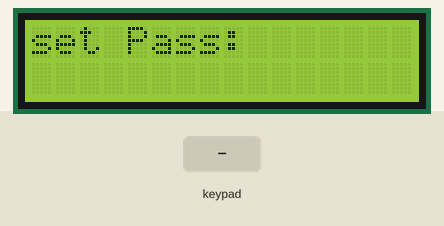
Bench run of a program on a simulated ATmega32, built with avr-gcc and emulated at 8 MHz. Parts: 16×2 character LCD. Wiring (inferred from the signals the program sends): 4×4 keypad with keys 7 8 9 / 4 5 6 * 1 2 3 - A 0 = +: rows PC0, PC1, PC2, PC3; columns PC4, PC5, PC6, PC7; character LCD (HD44780): RS PD0; E PD1; data PD4, PD5, PD6, PD7. Inputs (shaded band) come from the test bench. EEPROM starts erased. At 13.1 s the program stops and its outputs stay as they are.

Above: at 1.2 s.
1.3 s: keypad keys 7 + 5 = pressed 0.4 s apart
At 4.0 s:
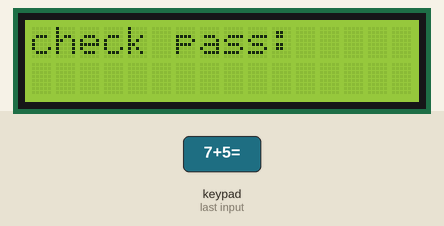
4.4 s: key '/' pressed
At 5.2 s:
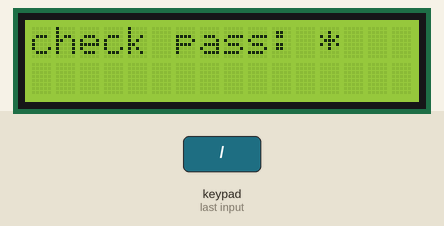
6.1 s: keypad keys 8 / 2 = pressed 0.4 s apart
At 8.3 s:
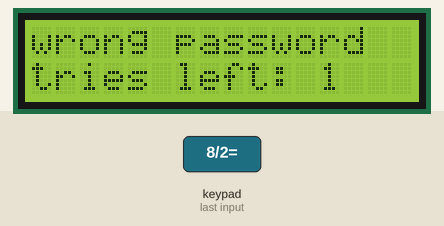
9.2 s: key 'A' pressed
At 10.0 s:
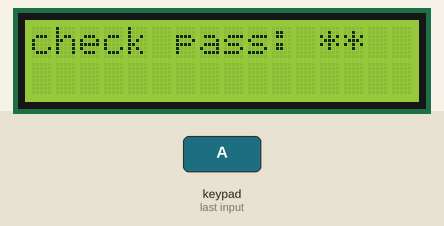
10.9 s: key '=' pressed
At 12.3 s:
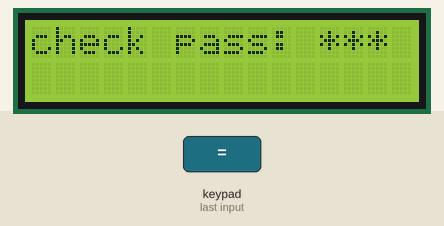
12.6 s: keypad keys 1 2 3 4 pressed 0.4 s apart
At 13.5 s:
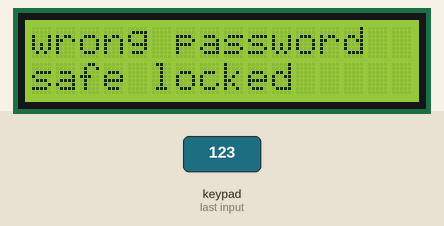
Timing chart, 0 to 14.6 s (numbered marks = the images above; inputs shaded):
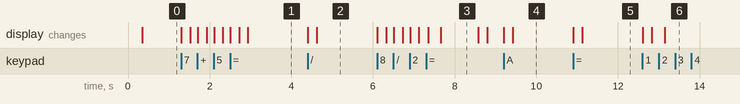

Measured:
- after the input at 1.3 s, the display: first changes at once (image 1 shows a later state)
- after the input at 4.4 s, the display: first changes at once (image 2 shows a later state)
- after the input at 6.1 s, the display: first changes at once (image 3 shows a later state)
- after the input at 9.2 s, the display: first changes at once (image 4 shows a later state)
- after the input at 10.9 s, the display: first changes at once (image 5 shows a later state)
- after the input at 12.6 s, the display: first changes at once (image 6 shows a later state)
- what the display in image 3 shows lasts 0.9 s, from 7.7 s to 8.6 s

The program:

main.c
```c
/*
 * GccApplication1.c
 *
 * Created: 27/09/2022 12:31:09
 * Author : M7med
 */
#include <avr/io.h>
#define F_CPU 8000000UL
#include <util/delay.h>
#include "lcd.h"
#include "keypad.h"
#include "eeprom.h"

#define EEPROM_STSTUS_LOCATION 0x20
#define EEPROM_pass_LOCATION1 0x21
#define EEPROM_pass_LOCATION2 0x22
#define EEPROM_pass_LOCATION3 0x23
#define EEPROM_pass_LOCATION4 0x24
#define MAX_TRIES 2
unsigned char arr[4];

int main(void)
{
	unsigned char value=NOTPRESSED;
	unsigned char i, flag=0;
	unsigned char tries=MAX_TRIES;
	unsigned char stat=EEPROM_STSTUS_LOCATION;
	unsigned char loc1=EEPROM_pass_LOCATION1;
	unsigned char loc2=EEPROM_pass_LOCATION2;
	unsigned char loc3=EEPROM_pass_LOCATION3;
	unsigned char loc4=EEPROM_pass_LOCATION4;
	lcd_init();
	keypad_init();

	if (eeprom_read(stat)==NOTPRESSED)
	{
		lcd_send_string("set Pass: ");
		//íÇÎÐ ÇÑÈÚ ÇÑÞÇã íÍØåã ÈÇÓæÑÏ
		for (i=0;i<=3;i++)
		{
			do
			{
				value= keypad_check_press();
			} while (value==0xff);
			lcd_send_char(value);
			_delay_ms(200);
			lcd_move_cursor(1,11+i);
			lcd_send_char('*');
			_delay_ms(100);
			eeprom_write(loc1+i, value);
		}
		eeprom_write(stat,0x00);
	}

	while (flag==0)
	{
		arr[0]=arr[1]=arr[2]=arr[3]=NOTPRESSED;
		lcd_send_cmd(CLR_SCREEN);
		lcd_send_string("check pass: ");
		for (i=0;i<=3;i++)
		{
			do
			{
				arr[i]=keypad_check_press();
			} while (arr[i]==NOTPRESSED);
			lcd_send_char(arr[i]);
			_delay_ms(200);
			lcd_move_cursor(1,13+i);
			lcd_send_char('*');
			_delay_ms(100);
		}
		if (eeprom_read(loc1)==arr[0] && eeprom_read(loc2)==arr[1] &&eeprom_read(loc3)==arr[2] &&eeprom_read(loc4)==arr[3])
		{
			lcd_send_cmd(CLR_SCREEN);
			lcd_send_string("right password");
			lcd_move_cursor(2,1);
			lcd_send_string("safe opened");
			flag=1;
		}
		else
		{
			tries=tries-1;
			if (tries>0)
			{
				lcd_send_cmd(CLR_SCREEN);
				lcd_send_string("wrong password");
				_delay_ms(200);
				lcd_move_cursor(2,1);
				lcd_send_string("tries left: ");
				lcd_send_char(tries+48);
				_delay_ms(800);
			}
			else
			{
				lcd_send_cmd(CLR_SCREEN);
				lcd_send_string("wrong password");
				lcd_move_cursor(2,1);
				lcd_send_string("safe locked");
				flag=1;
			}
		}
	}
}
```

eeprom.c
```c
#include "eeprom.h"

void eeprom_write(unsigned short address, unsigned char data)
{
	/*set up address  register*/
	//EEARL=(char)address;
	//EEARH=(char)(address>>8);
	EEAR= address;

	/*set up data register*/
	EEDR=data;

	/*write local one to  EEMWE eeprom master write enable 0 after 4 cycle*/
	SET_BIT(EECR, EEMWE);

	/*start eeprom write by setting eewe eeprom write enable 0 after write*/
	SET_BIT(EECR, EEWE);

	/*wait for completion of write operation*/
	while(READ_BIT(EECR, EEWE)==1);
}

unsigned char eeprom_read(unsigned short address)
{
	/*set up address register */
	//EEARL=(char)address;
	//EEARH=(char)(address>>8);
	EEAR = address;

	/*start eeprom read by setting EECR bit EERE*/
	SET_BIT(EECR, EERE);

	/*return data from EEDR*/
	return EEDR;
}
```

eeprom.h
```c
#ifndef EEPROM_H_
#define EEPROM_H_

#include <avr/io.h>
#include "std_macros.h"
#include "DIO.h"

void eeprom_write(unsigned short address, unsigned char data);

unsigned char eeprom_read(unsigned short address);


#endif /* KEYPAD_H_ */
```

std_macros.h
```c
/*
 * std_macros.h
 *
 * Created: 27/09/2022 10:33:25 م
 *  Author: M7med
 */


#ifndef STD_MACROS_H_
#define STD_MACROS_H_

#define REGISTER_SIZE 8
#define SET_BIT(reg,bit)	reg|=(1<<bit)
#define CLR_BIT(reg,bit)	reg&=(~(1<<bit))
#define TOG_BIT(reg,bit)	reg^=(1<<bit)
#define READ_BIT(reg,bit)	((reg&(1<<bit))>>bit)
#define IS_BIT_SET(reg,bit)	(reg&(1<<bit))>>bit
#define IS_BIT_CLR(reg,bit)	!((reg&(1<<bit))>>bit)
#define ROR(reg,num)	reg=(reg>>(num))|(reg<<(REGISTER_SIZE-num))
#define ROL(reg,num)	reg=(reg<<(num))|(reg>>(REGISTER_SIZE-num))

#endif /* STD_MACROS_H_ */
```

keypad.c
```c
/*
 * keypad.c
 *
 * Created: 04/10/2022 11:56:18 م
 *  Author: M7med
 */
#include "keypad.h"

void keypad_init()
{
	DIO_vset_port_direction('C',0x0f);
	DIO_enable_pull_up('C',4,1);
	DIO_enable_pull_up('C',5,1);
	DIO_enable_pull_up('C',6,1);
	DIO_enable_pull_up('C',7,1);

}

unsigned char keypad_check_press()
{
	unsigned char arr[4][4]={{'7','8','9','/'}, {'4','5','6','*'}, {'1','2','3','-'}, {'A','0','=','+'}};
	unsigned char row, col, x;
	unsigned char return_val= NOTPRESSED;

	for(row=0; row<4; row++)
	{
		DIO_vwrite('C', 0, 1);
		DIO_vwrite('C', 1, 1);
		DIO_vwrite('C', 2, 1);
		DIO_vwrite('C', 3, 1);
		DIO_vwrite('C', row, 0);

		for(col=0; col<4; col++)
		{
			x=DIO_u8read('C', (col+4));
			if (x==0)
			{
				return_val=arr[row][col];
				break;
			}
		}
		if (x==0)
		{
			break;
		}
	}
	return return_val;
}
```

keypad.h
```c
/*
 * keypad.h
 *
 * Created: 04/10/2022 11:55:49
 *  Author: M7med
 */


#ifndef KEYPAD_H_
#define KEYPAD_H_
#define NOTPRESSED 0xff
#include "DIO.h"

void keypad_init();
unsigned char keypad_check_press();


#endif /* KEYPAD_H_ */
```

lcd.c
```c
/*
 * led.c
 *
 * Created: 04/10/2022 08:20:35 م
 *  Author: M7med
 */
#include "lcd.h"
#define F_CPU 8000000UL
#include <util/delay.h>

void lcd_init()
{
	_delay_ms(200);
	#if defined four_bits_mode
	DIO_vset_port_direction('D', 0xf0);  //lcd data
	DIO_VsetPINDir('D', RS, 1); //  rs
	DIO_VsetPINDir('D', EN, 1);  //enable
	lcd_send_cmd(RETURN_HOME); //return home
	_delay_ms(10);
	lcd_send_cmd(FOUR_BITS);
	_delay_ms(1);
	lcd_send_cmd(CURSOR_ON_DISPLAY_ON);
	_delay_ms(1);
	lcd_send_cmd(CLR_SCREEN);
	_delay_ms(10);
	lcd_send_cmd(ENTRY_MODE);
	_delay_ms(1);

	#elif defined eight_bits_mode
	DIO_vset_port_direction('B', 0xff);  //lcd data
	DIO_VsetPINDir('A', 6, 1); //  rs
	DIO_VsetPINDir('A', 7, 1);  //enable
	lcd_send_cmd(EIGHT_BITS);
	_delay_ms(1);
	lcd_send_cmd(CURSOR_ON_DISPLAY_ON);
	_delay_ms(1);
	lcd_send_cmd(CLR_SCREEN);
	_delay_ms(10);
	lcd_send_cmd(ENTRY_MODE);
	_delay_ms(1);
	#endif


}

static void enable_pulse(void)
{
	#if defined four_bits_mode
	DIO_vwrite('D', EN, 1);
	_delay_ms(2);
	DIO_vwrite('D', EN, 0);
	_delay_ms(2);

	#elif defined eight_bits_mode
	DIO_vwrite('A', EN, 1);
	_delay_ms(2);
	DIO_vwrite('A', EN, 0);
	_delay_ms(2);
	#endif
}

void lcd_send_cmd(unsigned char cmd)
{
	#if defined four_bits_mode
	write_high_nibble('D', cmd>>4);
	DIO_vwrite('D', RS, 0); // send 1 to rs
	enable_pulse();

	write_high_nibble('D', cmd);
	enable_pulse();

	#elif defined eight_bits_mode
	DIO_vwrite_port('B', cmd);
	DIO_vwrite('A', RS, 0); // send 1 to rs
	enable_pulse();
	_delay_ms(1);
	#endif
	_delay_ms(1);

}

void lcd_send_char(unsigned char data)
{
	#if defined four_bits_mode
	write_high_nibble('D', data>>4); //send ascode of char
	DIO_vwrite('D', RS, 1); // send 1 to rs
	enable_pulse();

	write_high_nibble('D',data);
	enable_pulse();

	#elif defined eight_bits_mode
	DIO_vwrite_port('B', data); //send ascode of char
	DIO_vwrite('A', RS, 1); // send 1 to rs
	enable_pulse();
	_delay_ms(1);
	#endif
}

void lcd_send_string(char *data)
{
	while ((*data)!='\0')
	{
		lcd_send_char(*data);
		data++;
	}
}

void clear_screen()
{
	lcd_send_cmd(CLR_SCREEN);
	_delay_ms(10);
}

void lcd_move_cursor(unsigned char row, unsigned char coloumn)
{
	unsigned char data ;
	if (row<1||row>2||coloumn<1||coloumn>16)
	{
		data=0x80;
	}
	else if (row==1)
	{
		data=0x80+(coloumn-1);
	}
	else if (row==2)
	{
		data=0xc0+(coloumn-1);
	}
	lcd_send_cmd(data);
	_delay_ms(1);
}
```

lcd.h
```c
/*
 * lCd.h
 *
 * Created: 04/10/2022 08:21:43 م
 *  Author: M7med
 */


#ifndef LCD_H_
#define LCD_H_

#include "DIO.h"
//#define eight_bits_mode
#define four_bits_mode

//#define RS 6
//#define EN 7
//#define EIGHT_BITS 0x38

#define CLR_SCREEN 0x01
#define CURSOR_ON_DISPLAY_ON 0x0c
#define RETURN_HOME 0x02
#define ENTRY_MODE 0x06

///*
#if defined four_bits_mode
#define RS 0
#define EN 1
#define FOUR_BITS 0x28

#elif defined eight_bits_mode
#define RS 6
#define EN 7
#define EIGHT_BITS 0x38
#endif
//*/
void lcd_init();
void lcd_send_cmd(unsigned char cmd);
void lcd_send_char(unsigned char data);
void clear_screen();
//static void enable_pulse(void);
void lcd_move_cursor(unsigned char row, unsigned char coloumn);
void lcd_send_string(char *data);

#endif /* LCD_H_ */
```

DIO.c
```c
/*
 * DIO.c
 *
 * Created: 28/09/2022 12:26:05 ص
 *  Author: M7med
 */
#include <avr/io.h>
#include "std_macros.h"

//set DDR
void DIO_VsetPINDir(unsigned char portname, unsigned char pinnumber, unsigned char direction)
{
	switch(portname)
	{
		case 'A':
		case 'a':
		if(direction==1)
		{
			SET_BIT(DDRA,pinnumber);
		}
		else
		{
			CLR_BIT(DDRA,pinnumber);
		}
		break;

		case 'B':
		case 'b':
		if(direction==1)
		{
			SET_BIT(DDRB, pinnumber);
		}
		else
		{
			CLR_BIT(DDRB, pinnumber);
		}

		case 'C':
		case 'c':
		if(direction==1)
		{
			SET_BIT(DDRC, pinnumber);
		}
		else
		{
			CLR_BIT(DDRC, pinnumber);
		}
		break;

		case 'D':
		case 'd':
		if(direction==1)
		{
			SET_BIT(DDRD, pinnumber);
		}
		else
		{
			CLR_BIT(DDRD, pinnumber);
		}
		break;

		default:
		break;

	}
}

//write port
void DIO_vwrite(unsigned char portname, unsigned char pinnumber, unsigned char outputvalue)
{
	switch(portname)
	{
		case 'A':
		case 'a':
		if (outputvalue==1)
		{
			SET_BIT(PORTA, pinnumber);
		}
		else
		{
			CLR_BIT(PORTA, pinnumber);
		}
		break;

		case 'B':
		case 'b':
		if (outputvalue==1)
		{
			SET_BIT(PORTB, pinnumber);
		}
		else
		{
			CLR_BIT(PORTB, pinnumber);
		}
		break;

		case 'C':
		case 'c':
		if (outputvalue==1)
		{
			SET_BIT(PORTC, pinnumber);
		}
		else
		{
			CLR_BIT(PORTC, pinnumber);
		}
		break;

		case 'D':
		case 'd':
		if (outputvalue==1)
		{
			SET_BIT(PORTD, pinnumber);
		}
		else
		{
			CLR_BIT(PORTD, pinnumber);
		}
		break;
		default:
		break;
	}
}

//toggle port
void DIO_vtoggle(unsigned char portname, unsigned char pinnumber)
{
	switch(portname)
	{
		case 'A':
		case 'a':
		TOG_BIT(PORTA, pinnumber);
		break;

		case 'B':
		case 'b':
		TOG_BIT(PORTB, pinnumber);
		break;

		case 'C':
		case 'c':
		TOG_BIT(PORTC, pinnumber);
		break;

		case 'D':
		case 'd':
		TOG_BIT(PORTD, pinnumber);
		break;
		default:
		break;
	}
}

//read pin
unsigned char DIO_u8read(unsigned char portname, unsigned char pinnumber)
{
	unsigned char value=0;
	switch(portname)
	{
		case 'A':
		case 'a':
		value=READ_BIT(PINA, pinnumber);
		break;

		case 'B':
		case 'b':
		value=READ_BIT(PINB, pinnumber);
		break;

		case 'C':
		case 'c':
		value=READ_BIT(PINC, pinnumber);
		break;

		case 'D':
		case 'd':
		value=READ_BIT(PIND, pinnumber);
		break;

		default:
		break;
	}
	return value;
}


//set all ddrx  direction=0xff   0f
void DIO_vset_port_direction(unsigned char portname, unsigned char direction)
{
	switch(portname)
	{
		case 'A':
		case 'a':
		DDRA=direction;
		break;

		case 'B':
		case 'b':
		DDRB=direction;
		break;

		case 'C':
		case 'c':
		DDRC=direction;
		break;

		case 'D':
		case 'd':
		DDRD=direction;
		break;

		default:
		break;
	}
}

//write all ports
void DIO_vwrite_port(unsigned char portname, unsigned char portvalue)
{
	switch(portname)
	{
		case 'A':
		case 'a':
		PORTA=portvalue;
		break;

		case 'B':
		case 'b':
		PORTB=portvalue;
		break;

		case 'C':
		case 'c':
		PORTC=portvalue;
		break;

		case 'D':
		case 'd':
		PORTD=portvalue;
		break;

		default:
		break;
	}
}

//read all pins
unsigned char DIO_u8read_port(unsigned char portname)
{
	unsigned char value=0;
	switch(portname)
	{
		case 'A':
		case 'a':
		value= PINA;
		break;

		case 'B':
		case 'b':
		value= PINB;
		break;

		case 'C':
		case 'c':
		value= PINC;
		break;

		case 'D':
		case 'd':
		value= PIND;
		break;
		default:
		break;
	}
	return value;
}
// toggle all port
void DIO_vtoggleport(unsigned char portname)
{
	switch(portname)
	{
		case 'A':
		case 'a':
		PORTA=~PORTA; //or PORTA=PORTA^0xff
		break;

		case 'B':
		case 'b':
		PORTB=~PORTB;
		break;

		case 'C':
		case 'c':
		PORTC=~PORTC;
		break;

		case 'D':
		case 'd':
		PORTD=~PORTD;
		break;
	}
}

//condition 3 to turn on internal pull up  --use write insteade of it
void DIO_enable_pull_up(unsigned char portname, unsigned char pinnumber, unsigned char enable)
{
	switch(portname)
	{
		case 'A':
		case 'a':
		if (enable==1)
		{
			SET_BIT(PORTA, pinnumber);
		}
		else
		{
			CLR_BIT(PORTA, pinnumber);
		}
		break;

		case 'B':
		case 'b':
		if (enable==1)
		{
			SET_BIT(PORTB, pinnumber);
		}
		else
		{
			CLR_BIT(PORTB, pinnumber);
		}
		break;

		case 'C':
		case 'c':
		if (enable==1)
		{
			SET_BIT(PORTC, pinnumber);
		}
		else
		{
			CLR_BIT(PORTC, pinnumber);
		}
		break;

		case 'D':
		case 'd':
		if (enable==1)
		{
			SET_BIT(PORTD, pinnumber);
		}
		else
		{
			CLR_BIT(PORTD, pinnumber);
		}
		break;
		default:
		break;
	}
}


void write_low_nibble(unsigned char portname, unsigned char value)
{
	value&=0x0f;
	switch (portname)
	{
		case 'A':
		case 'a':
		PORTA&=0xf0;
		PORTA|=value;
		break;

		case 'B':
		case 'b':
		PORTB&=0xf0;
		PORTB|=value;
		break;

		case 'C':
		case 'c':
		PORTC&=0xf0;
		PORTC|=value;
		break;

		case 'D':
		case 'd':
		PORTD&=0xf0;
		PORTD|=value;
		break;

	}
}

void write_high_nibble(unsigned char portname,unsigned char value)
{
	value<<=4;
	switch(portname)
	{
		case 'A':
		PORTA&=0x0f;
		PORTA|=value;
		case 'B':
		PORTB&=0x0f;
		PORTB|=value;
		case 'C':
		PORTC&=0x0f;
		PORTC|=value;
		case 'D':
		PORTD&=0x0f;
		PORTD|=value;
	}
}
```

DIO.h
```c
/*
 * DIO.h
 *
 * Created: 28/09/2022 12:26:30 ص
 *  Author: M7med
 */


#ifndef DIO_H_
#define DIO_H_

void DIO_VsetPINDir(unsigned char portname, unsigned char pinnumber, unsigned char direction); //set DDR
void DIO_vwrite(unsigned char portname, unsigned char pinnumber, unsigned char outputvalue);  //write port
void DIO_vtoggle(unsigned char portname, unsigned char pinnumber);							//toggle port
unsigned char DIO_u8read(unsigned char portname, unsigned char pinnumber);				  //read pin
void DIO_vset_port_direction(unsigned char portname, unsigned char direction); //set all ddrx  direction=0xff   0f
void DIO_vwrite_port(unsigned char portname, unsigned char portvalue);		//write all ports
unsigned char DIO_u8read_port(unsigned char portname);						//read all pins
void DIO_vtoggleport(unsigned char portname);							// toggle all port
void DIO_enable_pull_up(unsigned char portname, unsigned char pinnumber, unsigned char enable);
void write_low_nibble(unsigned char portname, unsigned char value);
void write_high_nibble(unsigned char portname, unsigned char value);


#endif /* DIO_H_ */
```
